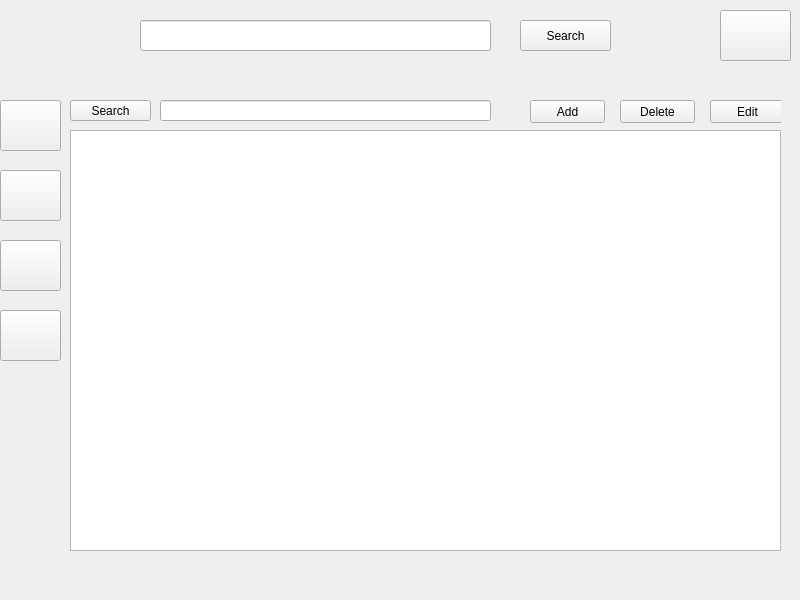
<?xml version="1.0" encoding="UTF-8"?>
<ui version="4.0">
 <class>MainWindow</class>
 <widget class="QMainWindow" name="MainWindow">
  <property name="geometry">
   <rect>
    <x>0</x>
    <y>0</y>
    <width>800</width>
    <height>600</height>
   </rect>
  </property>
  <property name="windowTitle">
   <string>MainWindow</string>
  </property>
  <widget class="QWidget" name="centralwidget">
   <widget class="QWidget" name="widget" native="true">
    <property name="geometry">
     <rect>
      <x>0</x>
      <y>0</y>
      <width>61</width>
      <height>591</height>
     </rect>
    </property>
    <widget class="QLabel" name="label">
     <property name="geometry">
      <rect>
       <x>10</x>
       <y>0</y>
       <width>47</width>
       <height>51</height>
      </rect>
     </property>
     <property name="text">
      <string/>
     </property>
     <property name="pixmap">
      <pixmap>../lesson8/lesson8/img/15-giong-cho-canh-dep-de-cham-soc-pho-bien-tai-viet-nam-202201200909197585-fotor-20230801154436.png</pixmap>
     </property>
     <property name="scaledContents">
      <bool>true</bool>
     </property>
    </widget>
    <widget class="QLabel" name="label_6">
     <property name="geometry">
      <rect>
       <x>0</x>
       <y>540</y>
       <width>31</width>
       <height>51</height>
      </rect>
     </property>
     <property name="text">
      <string/>
     </property>
     <property name="textFormat">
      <enum>Qt::PlainText</enum>
     </property>
     <property name="pixmap">
      <pixmap>../lesson8/lesson8/img/icons8-multiply-26.png</pixmap>
     </property>
    </widget>
    <widget class="QLabel" name="label_9">
     <property name="geometry">
      <rect>
       <x>30</x>
       <y>540</y>
       <width>31</width>
       <height>51</height>
      </rect>
     </property>
     <property name="text">
      <string/>
     </property>
     <property name="textFormat">
      <enum>Qt::PlainText</enum>
     </property>
     <property name="pixmap">
      <pixmap>../lesson8/lesson8/img/icons8-multiply-26.png</pixmap>
     </property>
    </widget>
    <widget class="QPushButton" name="pushButton_7">
     <property name="geometry">
      <rect>
       <x>0</x>
       <y>100</y>
       <width>61</width>
       <height>51</height>
      </rect>
     </property>
     <property name="text">
      <string/>
     </property>
     <property name="icon">
      <iconset>
       <normaloff>../lesson8/lesson8/img/icons8-animal-shelter-50.png</normaloff>../lesson8/lesson8/img/icons8-animal-shelter-50.png</iconset>
     </property>
     <property name="iconSize">
      <size>
       <width>300</width>
       <height>16</height>
      </size>
     </property>
    </widget>
    <widget class="QPushButton" name="pushButton_8">
     <property name="geometry">
      <rect>
       <x>0</x>
       <y>170</y>
       <width>61</width>
       <height>51</height>
      </rect>
     </property>
     <property name="text">
      <string/>
     </property>
     <property name="icon">
      <iconset>
       <normaloff>../lesson8/lesson8/img/icons8-animal-44.png</normaloff>../lesson8/lesson8/img/icons8-animal-44.png</iconset>
     </property>
     <property name="iconSize">
      <size>
       <width>300</width>
       <height>16</height>
      </size>
     </property>
    </widget>
    <widget class="QPushButton" name="pushButton_9">
     <property name="geometry">
      <rect>
       <x>0</x>
       <y>240</y>
       <width>61</width>
       <height>51</height>
      </rect>
     </property>
     <property name="text">
      <string/>
     </property>
     <property name="icon">
      <iconset>
       <normaloff>../lesson8/lesson8/img/location.png</normaloff>../lesson8/lesson8/img/location.png</iconset>
     </property>
     <property name="iconSize">
      <size>
       <width>300</width>
       <height>16</height>
      </size>
     </property>
    </widget>
    <widget class="QPushButton" name="pushButton_10">
     <property name="geometry">
      <rect>
       <x>0</x>
       <y>310</y>
       <width>61</width>
       <height>51</height>
      </rect>
     </property>
     <property name="text">
      <string/>
     </property>
     <property name="icon">
      <iconset>
       <normaloff>../lesson8/lesson8/img/icons8-notification-64.png</normaloff>../lesson8/lesson8/img/icons8-notification-64.png</iconset>
     </property>
     <property name="iconSize">
      <size>
       <width>300</width>
       <height>16</height>
      </size>
     </property>
    </widget>
   </widget>
   <widget class="QWidget" name="widget_2" native="true">
    <property name="geometry">
     <rect>
      <x>70</x>
      <y>0</y>
      <width>731</width>
      <height>551</height>
     </rect>
    </property>
    <widget class="QWidget" name="widget_3" native="true">
     <property name="geometry">
      <rect>
       <x>0</x>
       <y>10</y>
       <width>721</width>
       <height>51</height>
      </rect>
     </property>
     <widget class="QLineEdit" name="lineEdit">
      <property name="geometry">
       <rect>
        <x>70</x>
        <y>10</y>
        <width>351</width>
        <height>31</height>
       </rect>
      </property>
     </widget>
     <widget class="QPushButton" name="pushButton">
      <property name="geometry">
       <rect>
        <x>450</x>
        <y>10</y>
        <width>91</width>
        <height>31</height>
       </rect>
      </property>
      <property name="text">
       <string>Search</string>
      </property>
     </widget>
     <widget class="QPushButton" name="pushButton_2">
      <property name="geometry">
       <rect>
        <x>650</x>
        <y>0</y>
        <width>71</width>
        <height>51</height>
       </rect>
      </property>
      <property name="text">
       <string/>
      </property>
      <property name="icon">
       <iconset>
        <normaloff>../lesson8/lesson8/img/TuongDii.png</normaloff>../lesson8/lesson8/img/TuongDii.png</iconset>
      </property>
      <property name="iconSize">
       <size>
        <width>200</width>
        <height>30</height>
       </size>
      </property>
      <property name="checkable">
       <bool>false</bool>
      </property>
      <property name="autoRepeat">
       <bool>false</bool>
      </property>
      <property name="autoExclusive">
       <bool>false</bool>
      </property>
      <property name="autoDefault">
       <bool>false</bool>
      </property>
      <property name="default">
       <bool>false</bool>
      </property>
     </widget>
    </widget>
    <widget class="QStackedWidget" name="stackedWidget">
     <property name="geometry">
      <rect>
       <x>0</x>
       <y>80</y>
       <width>711</width>
       <height>511</height>
      </rect>
     </property>
     <property name="currentIndex">
      <number>1</number>
     </property>
     <widget class="QWidget" name="homePage">
      <property name="focusPolicy">
       <enum>Qt::NoFocus</enum>
      </property>
      <property name="acceptDrops">
       <bool>false</bool>
      </property>
      <widget class="QFrame" name="frame">
       <property name="geometry">
        <rect>
         <x>0</x>
         <y>30</y>
         <width>721</width>
         <height>481</height>
        </rect>
       </property>
       <property name="frameShape">
        <enum>QFrame::StyledPanel</enum>
       </property>
       <property name="frameShadow">
        <enum>QFrame::Raised</enum>
       </property>
       <widget class="QLabel" name="label_7">
        <property name="geometry">
         <rect>
          <x>0</x>
          <y>0</y>
          <width>421</width>
          <height>481</height>
         </rect>
        </property>
        <property name="minimumSize">
         <size>
          <width>421</width>
          <height>481</height>
         </size>
        </property>
        <property name="font">
         <font>
          <pointsize>48</pointsize>
          <underline>true</underline>
         </font>
        </property>
        <property name="layoutDirection">
         <enum>Qt::LeftToRight</enum>
        </property>
        <property name="autoFillBackground">
         <bool>false</bool>
        </property>
        <property name="text">
         <string>&lt;html&gt;&lt;head/&gt;&lt;body&gt;&lt;p align=&quot;center&quot;&gt;&lt;span style=&quot; font-size:18pt; font-weight:600;&quot;&gt;Welcome &lt;/span&gt;&lt;/p&gt;&lt;p align=&quot;center&quot;&gt;&lt;span style=&quot; font-size:18pt; font-weight:600;&quot;&gt;Pet management software&lt;/span&gt;&lt;/p&gt;&lt;/body&gt;&lt;/html&gt;</string>
        </property>
        <property name="textFormat">
         <enum>Qt::RichText</enum>
        </property>
        <property name="scaledContents">
         <bool>false</bool>
        </property>
        <property name="wordWrap">
         <bool>false</bool>
        </property>
        <property name="margin">
         <number>4</number>
        </property>
        <property name="openExternalLinks">
         <bool>false</bool>
        </property>
       </widget>
       <widget class="QLabel" name="label_8">
        <property name="geometry">
         <rect>
          <x>400</x>
          <y>10</y>
          <width>311</width>
          <height>471</height>
         </rect>
        </property>
        <property name="text">
         <string/>
        </property>
        <property name="pixmap">
         <pixmap>../lesson8/lesson8/img/3766277.png</pixmap>
        </property>
        <property name="scaledContents">
         <bool>true</bool>
        </property>
       </widget>
      </widget>
     </widget>
     <widget class="QWidget" name="crudPage">
      <widget class="QListWidget" name="listWidget">
       <property name="geometry">
        <rect>
         <x>0</x>
         <y>50</y>
         <width>711</width>
         <height>421</height>
        </rect>
       </property>
      </widget>
      <widget class="QPushButton" name="pushButton_3">
       <property name="geometry">
        <rect>
         <x>460</x>
         <y>20</y>
         <width>75</width>
         <height>23</height>
        </rect>
       </property>
       <property name="text">
        <string>Add</string>
       </property>
      </widget>
      <widget class="QPushButton" name="pushButton_4">
       <property name="geometry">
        <rect>
         <x>550</x>
         <y>20</y>
         <width>75</width>
         <height>23</height>
        </rect>
       </property>
       <property name="text">
        <string>Delete</string>
       </property>
      </widget>
      <widget class="QPushButton" name="pushButton_5">
       <property name="geometry">
        <rect>
         <x>640</x>
         <y>20</y>
         <width>75</width>
         <height>23</height>
        </rect>
       </property>
       <property name="text">
        <string>Edit</string>
       </property>
      </widget>
      <widget class="QLineEdit" name="lineEdit_2">
       <property name="geometry">
        <rect>
         <x>90</x>
         <y>20</y>
         <width>331</width>
         <height>21</height>
        </rect>
       </property>
      </widget>
      <widget class="QPushButton" name="pushButton_6">
       <property name="geometry">
        <rect>
         <x>0</x>
         <y>20</y>
         <width>81</width>
         <height>21</height>
        </rect>
       </property>
       <property name="text">
        <string>Search</string>
       </property>
      </widget>
     </widget>
    </widget>
   </widget>
  </widget>
 </widget>
 <resources/>
 <connections/>
</ui>
